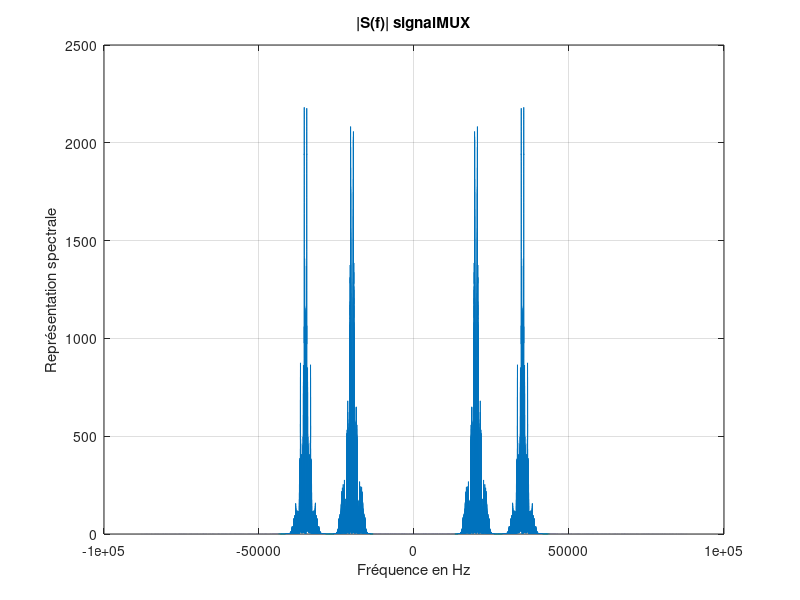
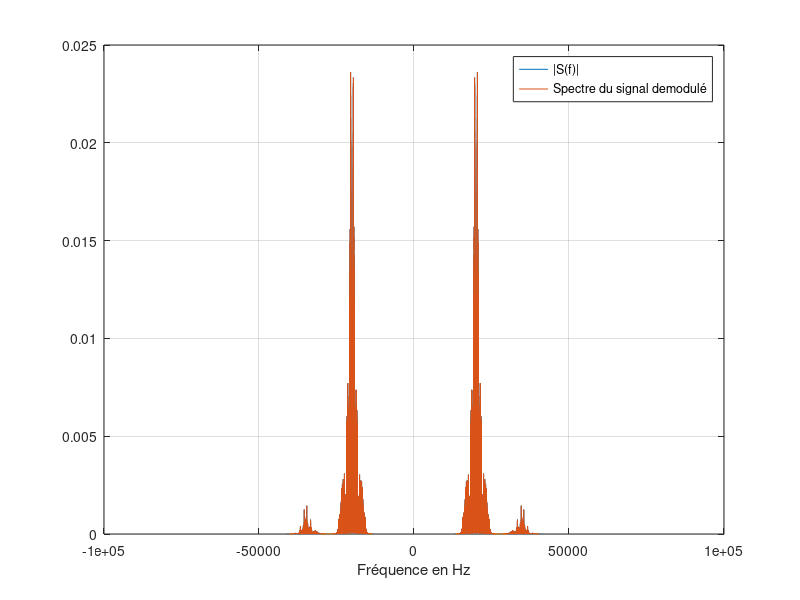
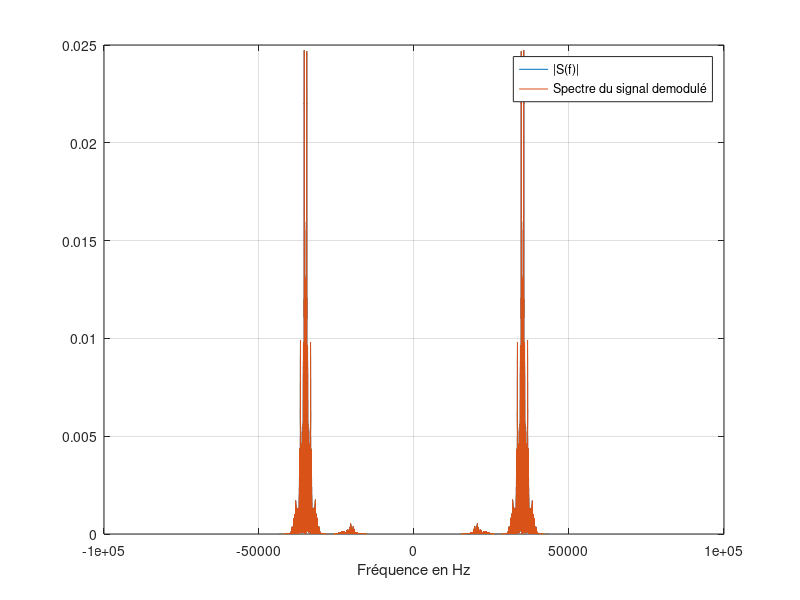
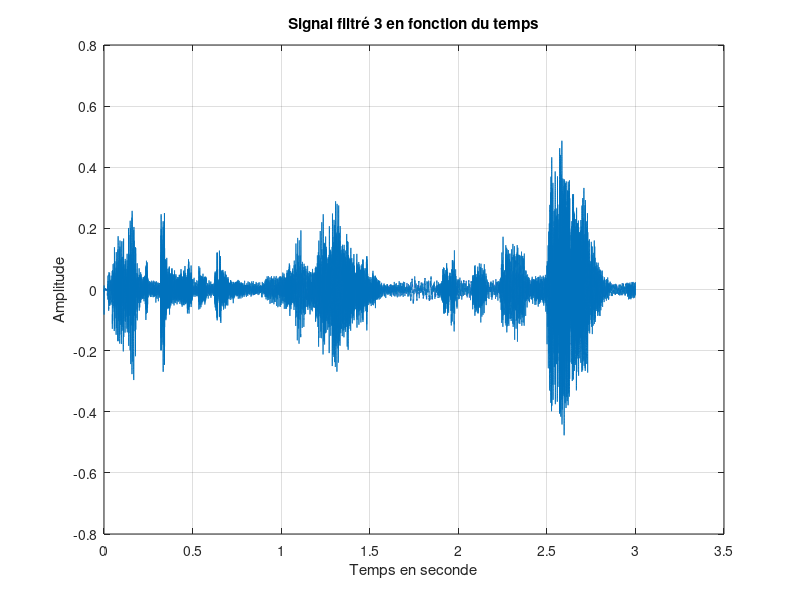

Write the MATLAB code that produced these figures, in order. (Note: this script raises an error after producing the figures.)
%% Nettoyage
clc;
close all;
clear all;

%% TD 7 Partie C

%% Question 7
load signalMUX.mat
load temps.mat
s=signalMUX;
t=temps;
fe=176400;
Te=1/fe;

%% Question 8
sound(s,fe); % Le signal n'est pas audible car les fréquences sont supérieures à 20kHz

%% Question 9
S=fft(s); % FFT de s(t)
figure(1);
Sf=abs(fftshift(S)); % Spectre centré
% Vecteur fréquence
N=length(Sf); % Taille du vecteur temps
I=0:N-1; % Même taille que le vecteur temps
Freq=(fe/N*I)-fe/2; % Vecteur de fréquence entre entre -Fe/2 et +Fe/2 de taille N
% Représentation
plot(Freq,Sf); % Tracé du signal
xlabel('Fréquence en Hz')
ylabel('Représentation spectrale')
title('|S(f)| signalMUX')
grid on;
zoom on;
% Nous constatons clairement que ce signal est en fait consituté de deux
% signaux centrés autour de 20kHz et 35kHz. La bande passante à fc1 est [15000,25000]Hz et à fc2 est [30000,40000]Hz

%% Question 10
%a
fc1=20000;
fc2=35000;
% signal 1
[b1,a1] = butter(3,[fc1-5000,fc1+5000]*2/fe);
sfil1=filter(b1,a1,s); % sfill1 pour "signal filtré 1"
mDemod1 = 2*sfil1;
mDemodf1 = fftshift(fft(mDemod1));
figure(2)
plot(Freq, 1/fe*abs(mDemodf1), Freq,1/fe*abs(mDemodf1));
legend('|S(f)|', 'Spectre du signal demodulé')
xlabel('Fréquence en Hz')
grid on;
zoom on;
% signal 2
[b2,a2] = butter(3,[fc2-5000,fc2+5000]*2/fe);
sfil2=filter(b2,a2,s); % sfill2 pour "signal filtré 2"
mDemod2 =2*sfil2;
mDemodf2 = fftshift(fft(mDemod2));
figure(3)
plot(Freq, 1/fe*abs(mDemodf2), Freq,1/fe*abs(mDemodf2));
legend('|S(f)|', 'Spectre du signal demodulé')
xlabel('Fréquence en Hz')
grid on;
zoom on;

%b
m1=sfil1.*cos(2*pi*fc1*t);
m2=sfil2.*cos(2*pi*fc2*t);

%c
[b3,a3] = butter(3,4000*2/fe);
sfil3=filter(b3,a3,m1); % sfill3 pour "signal filtré 3"
[b4,a4] = butter(3,4000*2/fe);
sfil4=filter(b4,a4,m2); % sfill1 pour "signal filtré 4"

%d
% m1(t) = sfil1(t)/2
% m2(t) = sfil2(t)/2

%e
% Représentation temporelle de m1(t)
N1 = length(sfil3);
t1 = (1:N1)*Te;
figure(4)
plot(t1,sfil3)
title('Signal filtré 3 en fonction du temps')
xlabel('Temps en seconde')
ylabel('Amplitude')
zoom on;
grid on;
% Représentation fréquentielle de m1(t)
Sfil1=abs(fftshift(fft(sfil1)));
figure(5)
plot(Freq, Sfil1);
xlabel('Fréquence en Hz')
ylabel('Représentation spectrale')
grid on;
zoom on;
title('|Sfil1(f)|')
% Représentation temporelle de m2(t)
N2 = length(sfil4);
t2 = (1:N2)*Te;
figure(6)
plot(t2,sfil4)
title('Signal filtré 4 en fonction du temps')
xlabel('Temps en seconde')
ylabel('Amplitude')
zoom on;
grid on;
% Représentation fréquentielle de m2(t)
Sfil2=abs(fftshift(fft(sfil2)));
figure(7)
plot(Freq, Sfil2);
xlabel('Fréquence en Hz')
ylabel('Représentation spectrale')
grid on;
zoom on;
title('|Sfil2(f)|')

%f
%%
sound(m1,176400);                        % Ecoute du son
audiowrite('m1(t).wav',m1,176400);       % Sauvegarde du son
%%
sound(m2,176400);                        % Ecoute du son
audiowrite('m2(t).wav',m2,176400);       % Sauvegarde du son

%% Partie 1: Filtre purement récursif
clc;
close all;
clear all;

%% 1)
% Pour que le filtre soit stable, il faut que le dénominateur soit
% différent de 0, donc a!=Z

%% 2)
% y(n)= (1-a)x(n) + ay(n-1)

%% 3)
for a = [-0.8,0.8,0.95,1.2]
    y1 = zeros(1,200); % Crée un vecteur de taille 200 pour initialiser y1(n)
    y2 = zeros(1,200); % Crée un vecteur de taille 200 pour initialiser y2(n)
    y3 = zeros(1,200); % Crée un vecteur de taille 200 pour initialiser y3(n)
    Fe = 1; % Initialisation de Fe
    Te = 1/Fe; % Initialisation de Te
    N = 200; % Initialisation de N
    f = -Fe/2:Fe/N:Fe/2-Fe/N; % Initialisation de f
    z = exp(1j*2*pi*f*Te); % Initialisation de z
    z1 = 1./z; % Initialisation de z^-1

    % Création de l'impulsion de dirac
    x1 = zeros(1,200);
    x1(1) = 1;

    % Calcul de la réponse impulsionnelle y1(n)
    y1(1) = (1-a)*x1(1); % initialisation de la réponse
    for n = 2:200
        y1(n) = (1-a)*x1(n) + a*y1(n-1);
        %disp(y1(n));
    end

    % Création du signal échelon
    x2 = ones(1,200);
    %disp(x2);

    % Calcul de la réponse indicielle y2(n)
    y2(1) = (1-a)*x2(1); % initialisation de la réponse
    for n = 2:200
        y2(n) = (1-a)*x2(n) + a*y2(n-1);
        %disp(y2(n));
    end

    % Module de H(f)
    figure()
    mHF = (1-a)./(1.-z1*a); % Module de H(f)
    N = 200;
	semilogx(f,mHF);
    title('|H(f)| avec échelle logarithmique')
    xlabel('Echelle logarithmique (Hz)')
    ylabel('Amplitude (dB)')
    zoom on;
    grid on;

    % Création du signal sinusoidal
    fs = 0.1;
    x3 = sin((1:N)*2*pi*fs*Te);
    %disp(x3);

    % Calcul de la réponse y3(n) à x3(n)
    y3(1) = (1-a)*x3(1); % initialisation de la réponse
    for n = 2:200
        y3(n) = (1-a)*x3(n) + a*y3(n-1);
        %disp(y3(n));
    end

    % Affichage des sinaux en fonction du temps
    t = (1:N)*Te;
    % Signal y1
    figure()
    plot(t,y1,t,x1)
    title('y1(t) en fonction du temps')
    xlabel('Temps en seconde')
    ylabel('Amplitude')
    zoom on;
    grid on;

    % Signal y2
    figure()
    plot(t,y2,t,x2)
    title('y2(t) en fonction du temps')
    xlabel('Temps en seconde')
    ylabel('Amplitude')
    zoom on;
    grid on;

    % Signal y3
    figure()
    plot(t,y3,t,x3)
    title('y3(t) en fonction du temps')
    xlabel('Temps en seconde')
    ylabel('Amplitude')
    zoom on;
    grid on;

    % Nouvel affichage du module de H(f) en dB avec échelle logarithmique à
    % partir de la réponse y1
    figure()
    semilogx(f, fft(y1))
    title('|H(f)| avec échelle logarithmique à partir de y1')
    xlabel('Fréquence en échelle logarithmique (Hz)')
    zoom on;
    grid on;

    % Poles et des zéros de la fonction de transfert
    numerateur = [1-a 0];
    denominateur = [1 -a];
    pz = tf(numerateur,denominateur,Te);
    figure()
    pzplot(pz)
    title('Poles et zéros de la fonction de transfert')
    zoom on;
    grid on;
end
%% 4)
% Pour a = -0.8: Filtre passe-bas
% Pour a = 0.8: Filtre passe-haut
% Pour a = 0.95: Filtre passe-haut
% Pour a = 1.2: Filtre passe-bas
% Les filtres sont stables pour a = -0.8, a = 0.8 et a = 0.95 car tous les poles
% sont dans le cercle unité, il n'est pas stable pour a = 1.2 car les poles
% sont hors du cercle unité

% Impact de x3(n) sur le passe-haut: Augmente l'amplitude
% Impact de x3(n) sur le passe-bas:

%% Partie 2: Filtre du premier ordre

clc;
close all;
clear all;

for a = [-0.8,0.8]
    for b = [-1,1]
        N = 200; % Initialisation de N
        Fe = 1; % Initialisation de Fe
        Te = 1/Fe; % Initialisation de Te
        f = -Fe/2:Fe/N:Fe/2-Fe/N; % Initialisation de f
        t = 0:Te:(N-1)*Te; % Initialisation de t

        % Initialisation de x1 comme précédemment
        x1 = zeros(1,200);
        x1(1) = 1;

        % Initialisation de x2 comme précédemment
        x2 = ones(1,200);

        numerateur = [1 -b];
        denominateur = [1 -a];

        % Réponse impulsionnelle y1
        y1 = filter(numerateur, denominateur, x1);
        figure()
        plot(t,y1)
        title('y1(t) en fonction du temps')
        xlabel('Temps en seconde')
        ylabel('Amplitude')
        zoom on;
        grid on;

        % Réponse indicielle y2
        y2 = filter(numerateur, denominateur, x2);
        figure()
        plot(t,y2)
        title('y2(t) en fonction du temps')
        xlabel('Temps en seconde')
        ylabel('Amplitude')
        zoom on;
        grid on;

        % Réponse en fréquence
        figure()
        plot(f,abs(fftshift(fft(y1))))
        title('Réponse en fréquence de Y1(f)')
        xlabel('Frequence (Hz)')
        ylabel('Représentation spectrale')
        grid on;
        zoom on;
    end
end

% Pour a = -0.8 et b = -1 : Filtre passe-bande (la bande est beaucoup plus large)
% Pour a = -0.8 et b = 1 : Filtre coupe-bande (la bande est beaucoup plus large)
% Pour a = 0.8 et b = -1 : Filtre passe-bande (la bande est moins large)
% Pour a = 0.8 et b = 1 : Filtre coupe-bande (la bande est moins large)

%% Partie 3: Filtre du second ordre

clc;
close all;
clear all;

N = 200; % Initialisation de N
Fe = 1; % Initialisation de Fe
Te = 1/Fe; % Initialisation de Te
f = -Fe/2:Fe/N:Fe/2-Fe/N; % Initialisation de f
t = 0:Te:(N-1)*Te; % Initialisation de t

for r = [0,0.5,1,1.5,2]
    f0 = 0.1;
    
    % Initialisation de x1 comme précédemment
    x1 = zeros(1,200);
    x1(1) = 1;
    
    % Initialisation de x2 comme précédemment
    x2 = ones(1,200);
    
    numerateur=[1 0 0];
    denominateur=[1 -2*r*cos(2*pi*f0*Te) r*r];
    
    % Réponse impulsionnelle y1
    y1 = filter(numerateur,denominateur,x1);
    figure()
    plot(t,y1)
    title('y1(t) en fonction du temps')
    xlabel('Temps en seconde')
    ylabel('Amplitude')
    grid on;
    zoom on;
    
    % Réponse indicielle y2
    y2 = filter(numerateur, denominateur, x2);
    figure()
    plot(t,y2)
    title('y2(t) en fonction du temps')
    xlabel('Temps en seconde')
    ylabel('Amplitude')
    zoom on;
    grid on;
    
    % Réponse fréquentielle
    figure()
    plot(f,abs(fftshift(fft(y1))))
    title('Réponse en fréquence de Y1(f)')
    xlabel('Frequence (Hz)')
    ylabel('Représentation spectrale')
    grid on;
    zoom on;
    
    % Poles et zéros de la fonction de transfert
    pz = tf(numerateur, denominateur, Te);
    figure()
    pzplot(pz)
    title('Poles et zéros de la fonction de transfert')
    zoom on;
    grid on;
end


%% Partie 4: FSK

%% Avec signal.mat
clc;
clear all;
close all;

%% 1)
load signal.mat
f1 = 40000; % Initialisation de f1
f2 = 20000; % Initialisation de f2
Ts = 0.001; % Initialisation de Ts
Fe = 100000; % Initialisation de Fe
Te = 1/Fe; % Initialisation de Te
s1 = signal;
N = length(s1); % Initialisation de N
f = -Fe/2:Fe/N:Fe/2-Fe/N; % Initialisation de f
t = 0:Te:(N-1)*Te; % Initialisation de f

% Affichage du signal
figure(1)
plot(t,s1)
title('Signal s1 original')
xlabel('Temps en ms')
ylabel('Amplitude')
grid on;
zoom on;

%% 2)
% Représentation fréquentielle
S1 = fft(s1);
figure(2)
plot(f,S1);
title('Représentation fréquentielle de s1')
xlabel('Fréquence (Hz)')
ylabel('Représentation spectrale')
zoom on;
grid on;

%% 3)
r = 0.9;
numerateur1=[1 0 0];
denominateur1=[1 -2*r*cos(2*pi*f1*Te) r*r];
y1 = filter(numerateur1,denominateur1,s1);
figure(3)
plot(f,abs(fftshift(fft(y1))))
title('Réponse en fréquence de Y1(f)')
xlabel('Fréquence en Hz')
ylabel('Représentation spectrale')
grid on;
zoom on;

numerateur2=[1 0 0];
denominateur2=[1 -2*r*cos(2*pi*f2*Te) r*r];
y2 = filter(numerateur2,denominateur2,s1); % Filtrage du signal
figure(4)
plot(f,abs(fftshift(fft(y2))))
title('Réponse en fréquence de Y2(f)')
xlabel('Fréquence en Hz')
ylabel('Représentation spectrale')
grid on;
zoom on;

%% 4)
figure(5)
plot(t,y1)
xlabel('Temps en ms')
grid on;
zoom on;
title('Signal s1 filtré')

figure(6)
plot(t,y2)
xlabel('Temps en ms')
grid on;
zoom on;
title('Signal s1 filtré')

%% Avec signal2.mat
clc;
clear all;
close all;

%% 1)
load signal2.mat
f1 = 35000; % Initialisation de f1
f2 = 40000; % Initialisation de f2
Ts = 0.001; % Initialisation de Ts
Fe = 100000; % Initialisation de Fe
Te = 1/Fe; % Initialisation de Te
s2 = signal;
N = length(s2); % Initialisation de N
f = -Fe/2:Fe/N:Fe/2-Fe/N; % Initialisation de f
t = 0:Te:(N-1)*Te; % Initialisation de f

% Affichage du signal
figure(1)
plot(t,s2)
title('Signal s2 original')
xlabel('Temps en ms')
ylabel('Amplitude')
grid on;
zoom on;

%% 2)
% Représentation fréquentielle
S2 = fft(s2);
figure(2)
plot(f,S2);
title('Représentation fréquentielle de s2')
xlabel('Fréquence (Hz)')
ylabel('Représentation spectrale')
zoom on;
grid on;

%% 3)
r = 0.9;
numerateur1=[1 0 0];
denominateur1=[1 -2*r*cos(2*pi*f1*Te) r*r];
y1 = filter(numerateur1,denominateur1,s2); % Filtrage du signal
figure(3)
plot(f,abs(fftshift(fft(y1))))
title('Réponse en fréquence de Y1(f)')
xlabel('Fréquence (Hz)')
ylabel('Représentation spectrale')
grid on;
zoom on;

numerateur2=[1 0 0];
denominateur2=[1 -2*r*cos(2*pi*f2*Te) r*r];
y2 = filter(numerateur2,denominateur2,s2);
figure(4)
plot(f,abs(fftshift(fft(y2))))
title('Réponse en fréquence de Y2(f)')
xlabel('Fréquence (Hz)')
ylabel('Représentation spectrale')
grid on;
zoom on;

%% 4)
figure(5)
plot(t,y1)
xlabel('Temps en ms')
grid on;
zoom on;
title('Signal s2 filtré')

figure(6)
plot(t,y2)
xlabel('Temps en ms')
grid on;
zoom on;
title('Signal s2 filtré')

%% Partie 5: Filtrage d'un bruit aigu dans un signal
clc;
close all;
clear all;

%% Partie 5.1: Etude du signal "ParoleBruit.wav"
[y,Fe]=audioread("Parole_Bruit.wav"); % Fe est la fréquence d'échantillonnage
Te = 1/Fe; % Période d'échantillonnage

% Représentation Temporelle
N = length(y);
t = 0:Te:(N-1)*Te;
figure(1)
plot(t,y)
title('Parole_Bruit en fonction du temps')
xlabel('Temps en seconde')
ylabel('Amplitude')
zoom on;
grid on;
% Représentation Fréquentielle
f = -Fe/2:Fe/N:Fe/2-Fe/N;
Y = abs(fftshift(fft(y)));
figure(2)
semilogy(f,Y)
title('Représentation spectrale de Parole_Bruit')
xlabel('Fréquence (Hz)')
ylabel('Représentation spectrale')
grid on;
zoom on;

% Fréquences indésirables: 800Hz, 4000Hz, 4200Hz, 4500Hz, 5000Hz

%% Partie 5.2: Etude du signal "ParoleBruit.wav"

%% 1)
fc1 = 800; % Première fréquence de coupure
fc2 = 4000; % Deuxième fréquence de coupure
fc3 = 4200; % Troisième fréquence de coupure
fc4 = 4500; % Quatrième fréquence de coupure
fc5 = 5000; % Cinquième fréquence de coupure

%% 2)
[b1,a1] = butter(6,[fc1-25,fc1+25]*2/Fe, 'stop'); % Coupe-bande à la première fréquence
[b2,a2] = butter(6,[fc2-25,fc2+25]*2/Fe, 'stop'); % Coupe-bande à la deuxième fréquence
[b3,a3] = butter(6,[fc3-25,fc3+25]*2/Fe, 'stop'); % Coupe-bande à la troisième fréquence
[b4,a4] = butter(6,[fc4-25,fc4+25]*2/Fe, 'stop'); % Coupe-bande à la quatrième fréquence
[b5,a5] = butter(6,[fc5-25,fc5+25]*2/Fe, 'stop'); % Coupe-bande à la cinquième fréquence

%% 3)
y1 = filter(b1,a1,y); % Premier filtrage
y2 = filter(b2,a2,y1); % Deuxième filtrage
y3 = filter(b3,a3,y2); % Troisième filtrage
y4 = filter(b4,a4,y3); % Quatrième filtrage
yfil = filter(b5,a5,y4); % Cinquième filtrage

%% 4)
yfil = yfil/max(abs(yfil)); % Reconditionnement

%% 5)
% Représentation temporelle
figure(3)
plot(t,y,t,yfil);
title("Représentation temporelle de Parole_Bruit")
xlabel("Temps en seconde")
ylabel("Amplitude")
legend("Avant filtrage", "Après filtrage")
grid on; 
zoom on;
% Représentation fréquentielle
Yfil = abs(fftshift(fft(yfil)));
figure(4)
plot(f,Y,f,Yfil);
title("Représentation fréquentielle de Parole_Bruit")
xlabel("Fréquence (Hz)")
ylabel("Représentation spectrale")
legend("Avant filtrage", "Après filtrage")
grid on; 
zoom on;

%% 6)
sound(yfil,Fe); % Ecoute du son
audiowrite('ParoleFiltre.wav',yfil,Fe) % Sauvegarde du son

%% 7)
fonction_transfert = tf(b1, a1, Te); % Fonction de transfert

%% 8)
figure(5)
bodeplot(fonction_transfert) % Diagramme de Bode du filtre équivalent

%% 9)
figure(6); 
impulse(fonction_transfert/Fe); % Réponse impulsionnelle